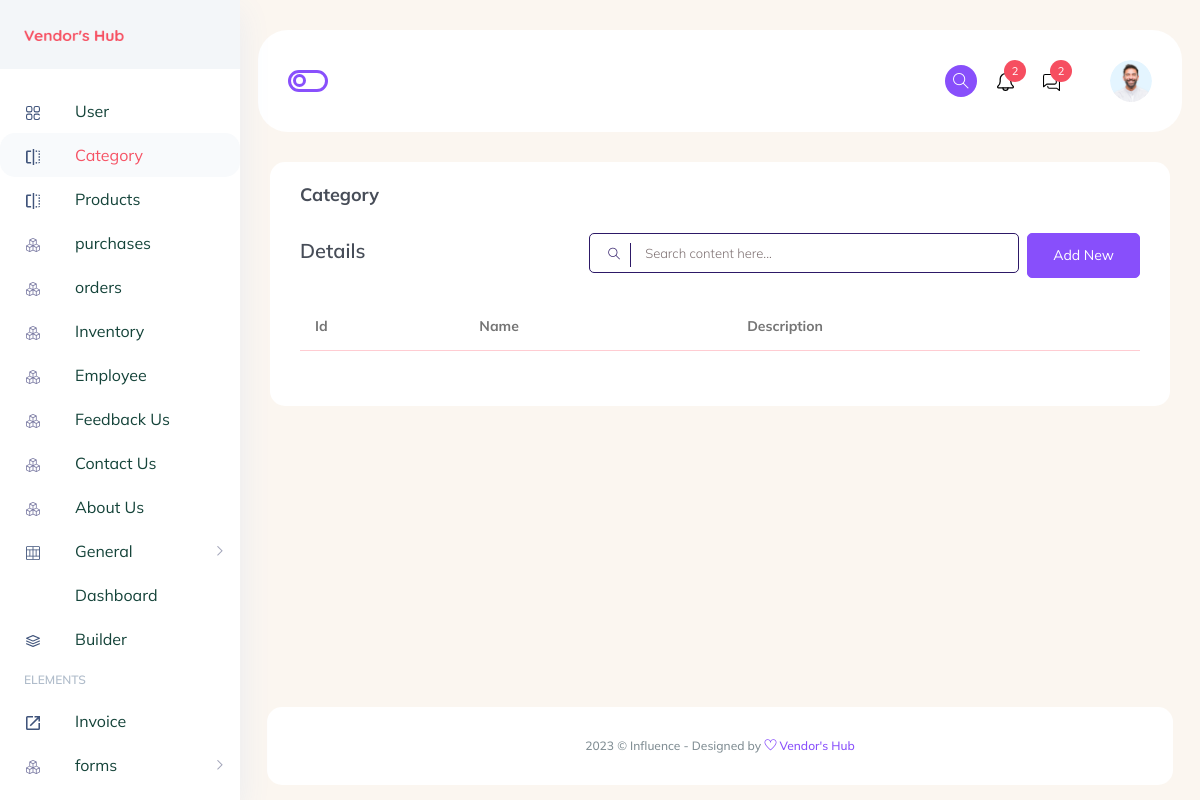
Page /category on the earlier database version.
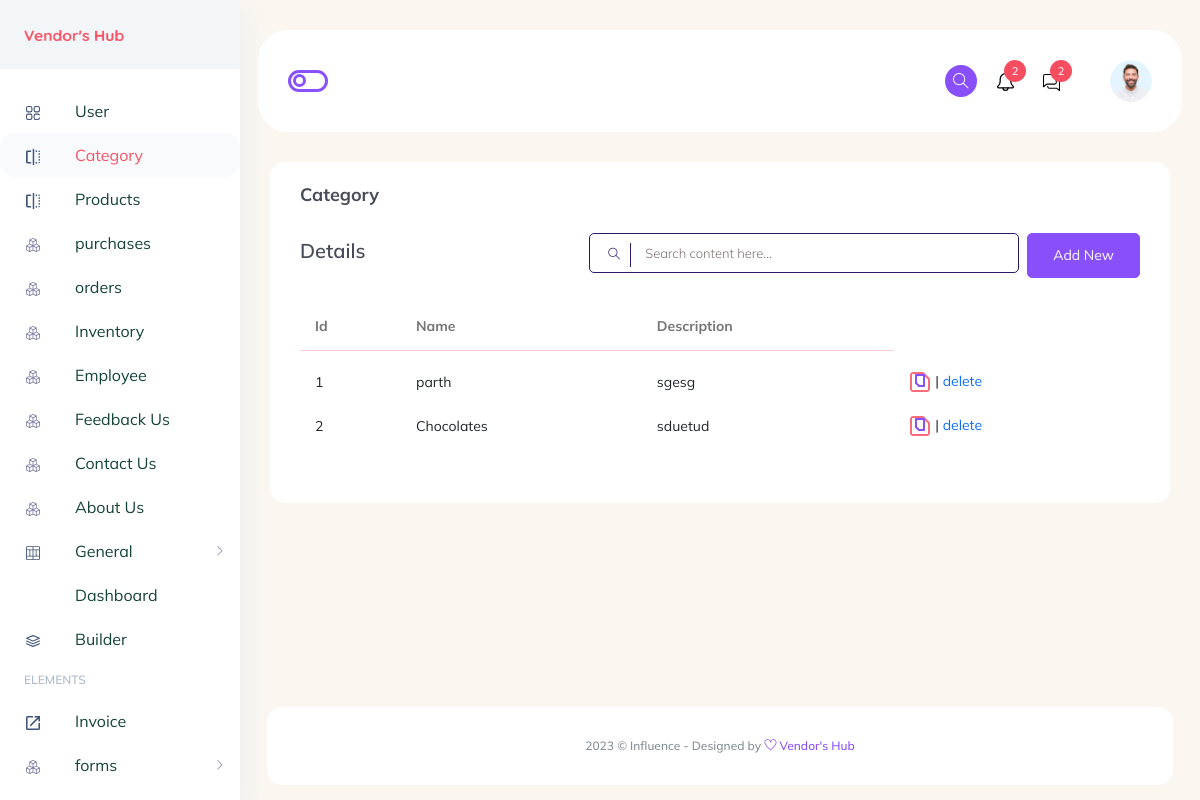
Same page on the later database version.
### vadmin/models.py (models this page shows)
class Category(models.Model):
    class Meta:
        db_table = 'Category'
    c_id = models.AutoField(primary_key=True)
    category_name = models.CharField(max_length=100)
    category_description = models.TextField()
    created_date = models.DateTimeField(auto_now_add=True)
    modified_date = models.DateTimeField(auto_now=True)

### vadmin/views.py (the view)
# urls.py: path('category', views.category, name='category'),
def category(request):
    categorys = Category.objects.all()
    context = {'categorys': categorys}
    return render(request, 'category.html', context)

### vadmin/templates/category.html (shortened to what this page needs)
{% load static %}
<!DOCTYPE html>
<html lang="zxx">
  <head>
    {% include "css.html" %}
  </head>
  <body class="crm_body_bg">
    {% include "sidebar.html" %}
    <section class="main_content dashboard_part large_header_bg">
      <div class="container-fluid g-0">
        <div class="row">
          <div class="col-lg-12 p-0">
            {% include "header.html" %}
          </div>
        </div>
      </div>
      <div class="main_content_iner">
        <div class="container-fluid p-0">
          <div class="row justify-content-center">
            <div class="col-lg-12">
              <div class="white_card card_height_100 mb_30">
                <div class="white_card_header">
                  <div class="box_header m-0">
                    <div class="main-title">
                      <h3 class="m-0">Category</h3>
                    </div>
                  </div>
                </div>
                <div class="white_card_body">
                  <div class="QA_section">
                    <div class="white_box_tittle list_header">
                      <h4>Details</h4>
                      <div class="box_right d-flex lms_block">
                        <div class="serach_field_2">
                          <div class="search_inner">
                            <form Active="#">
                              <div class="search_field">
                                <input type="text" placeholder="Search content here..."/>
                              </div>
                              <button type="submit">
                                <i class="ti-search"></i>
                              </button>
                            </form>
                          </div>
                        </div>
                        <div class="add_button ms-2">
                          <a href="{% url 'add_category' %}" data-bs-target="#addcategory" class="btn_1">Add New</a>
                        </div>
                      </div>
                    </div>
                    <div class="QA_table mb_30">
                      <table class="table lms_table_active">
                        <thead>
                          <tr>
                            <th scope="col">Id</th>
                            <th scope="col">Name</th>
                            <th scope="col">Description</th>
                          </tr>
                        </thead>
                        <tbody>
                          {% for category in categorys %}
                          <tr>
                            <td>{{ category.c_id }}</td>
                            <td>{{ category.category_name }}</td>
                            <td>{{ category.category_description }}</td>
                            <td><a href="{% url 'update_category' category.c_id %}"> </a> | <a href="{% url  'delete_category' category.c_id %}" onclick="'sure'">delete</a></td>
                          </tr>
                          {% endfor %}
                        </tbody>
                      </table>
                    </div>
                  </div>
                </div>
              </div>
            </div>
          </div>
        </div>
      </div>
      {% include "footer.html" %}
    </section>
  </body>
</html>

Differences in the rows shown:
added Category: c_id "1", category_name "parth", category_description "sgesg"
added Category: c_id "2", category_name "Chocolates", category_description "sduetud"
